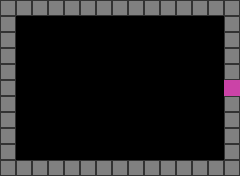

A level layout from a 2D game, rendered from its tile map. Below: a short description, then the map file with its tile-grid data intact:
An orthogonal 15x11 tile map with 16x16 px tiles, 1 tile layer (main).

<map version="1.0" tiledversion="1.0.2" orientation="orthogonal" renderorder="right-down" width="15" height="11" tilewidth="16" tileheight="16" nextobjectid="1">
 <properties>
  <property name="type" value="Initial" />
 </properties>
 <tileset firstgid="1" source="editor.tsx" />
 <layer name="main" width="15" height="11">
  <data encoding="csv">
1,1,1,1,1,1,1,1,1,1,1,1,1,1,1,
1,0,0,0,0,0,0,0,0,0,0,0,0,0,1,
1,0,0,0,0,0,0,0,0,0,0,0,0,0,1,
1,0,0,0,0,0,0,0,0,0,0,0,0,0,1,
1,0,0,0,0,0,0,0,0,0,0,0,0,0,1,
1,0,0,0,0,0,0,0,0,0,0,0,0,0,10,
1,0,0,0,0,0,0,0,0,0,0,0,0,0,1,
1,0,0,0,0,0,0,0,0,0,0,0,0,0,1,
1,0,0,0,0,0,0,0,0,0,0,0,0,0,1,
1,0,0,0,0,0,0,0,0,0,0,0,0,0,1,
1,1,1,1,1,1,1,1,1,1,1,1,1,1,1
</data>
 </layer>
</map>
